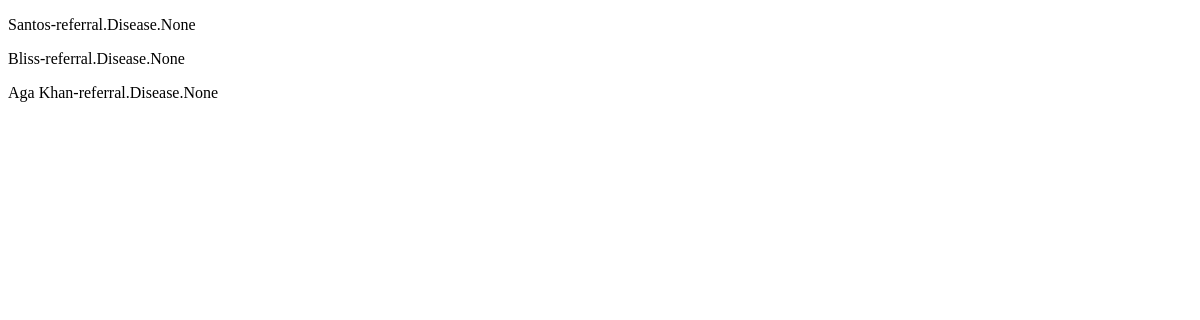
The app's page /view_hospitals/, older data.
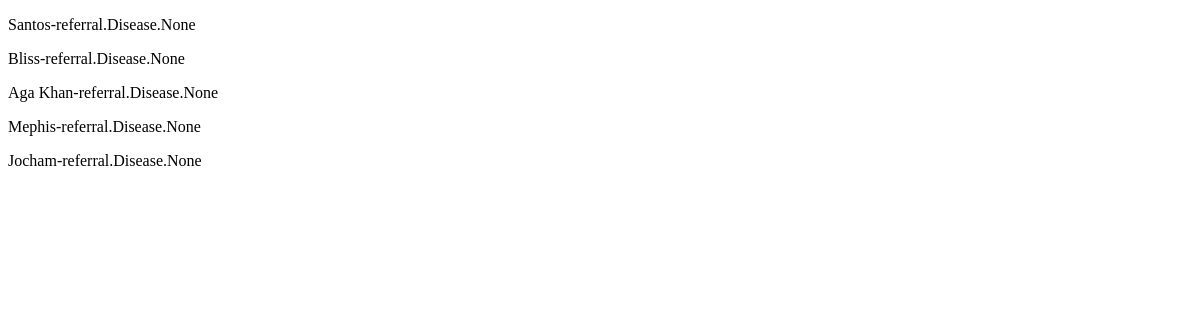
The same page, newer data.
### referral/models.py (models this page shows)
class Hospital(AbstractBaseUser):
    email = models.EmailField(unique=True)
    name = models.CharField(max_length=100, unique=True)
    location = models.CharField(max_length=50)
    level = models.CharField(max_length=10, null=True)
    branches = models.CharField(max_length=100, null=True)
    diseases = models.ManyToManyField('Disease', null=True)
    capacity = models.IntegerField(default=0)
    is_active = models.BooleanField(default=True)
    is_staff = models.BooleanField(default=False)
    USERNAME_FIELD = 'email'
    REQUIRED_FIELDS = []
    objects = MyHospitalManager()
    def __str__(self):
        return self.name

### referral/views.py (the view)
# urls.py: path('view_hospitals/', view_hospitals, name='view_hospitals'),
def view_hospitals(request):
    hospitals = Hospital.objects.all()
    return render(request, 'referrals/view_hospitals.html', {'hospitals': hospitals})

### referral/templates/referrals/view_hospitals.html (shortened to what this page needs)
<!DOCTYPE html>
<html lang="en">
<head>
</head>
<body>
{% for hospital in hospitals %}
<p>{{hospital}}-{{hospital.diseases}}</p>
{% endfor %}
</body>
</html>

Row changes from the older to the newer data that the page shows:
added Hospital: name "Mephis", diseases "referral.Disease.None"
added Hospital: name "Jocham", diseases "referral.Disease.None"
